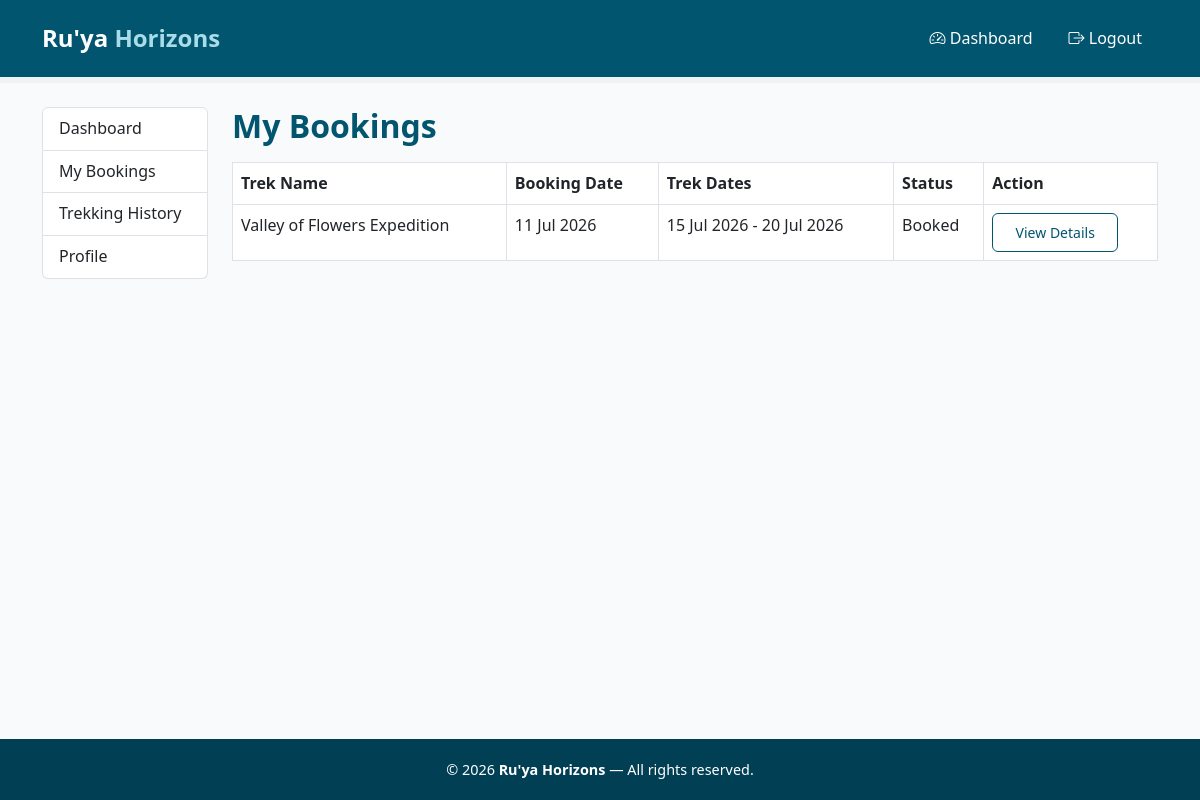
The app's page /user/bookings (signed in), older data.
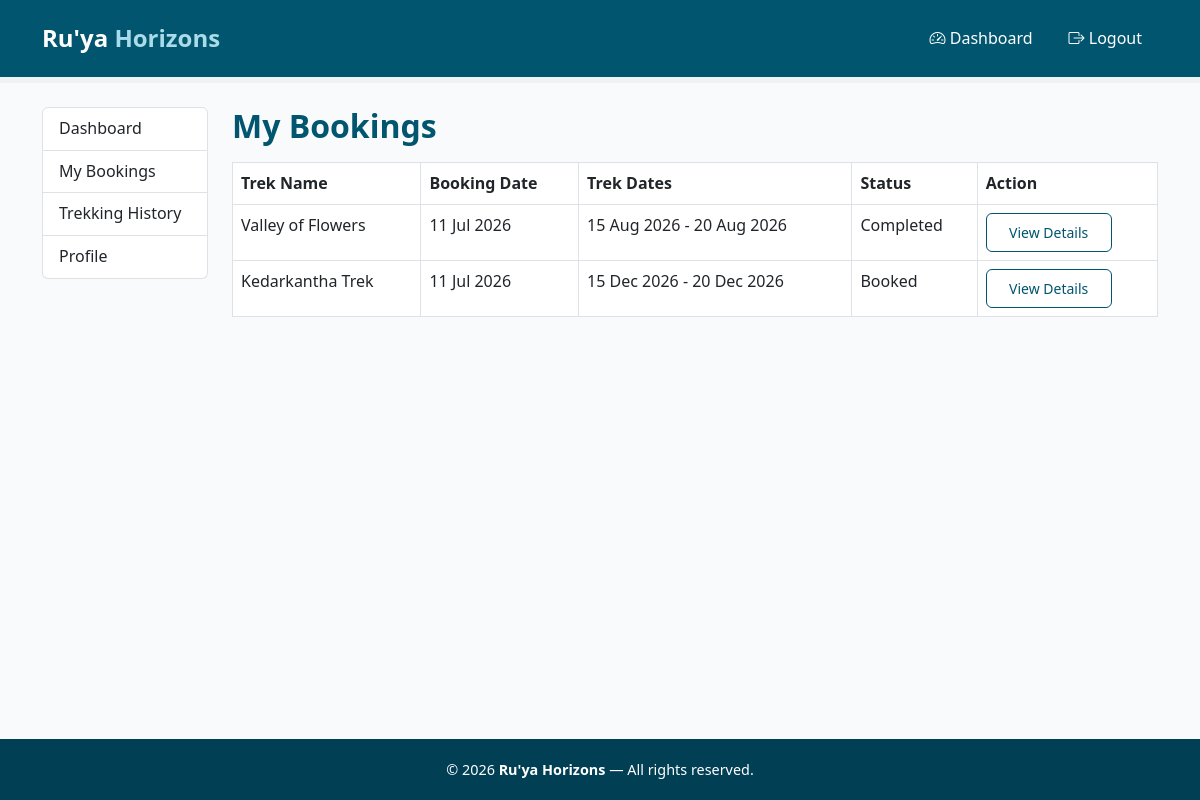
The same page, newer data.
### models.py (models this page shows)
class Booking(db.Model):
    __tablename__ = 'booking'
    id = db.Column(db.Integer, primary_key=True)
    user_id = db.Column(db.Integer, db.ForeignKey('user.id'), nullable=False)
    trek_id = db.Column(db.Integer, db.ForeignKey('trek.id'), nullable=False)
    booking_date = db.Column(db.DateTime, default=datetime.utcnow)
    status = db.Column(db.String(50), default='Booked') # booked, cancelled, completed
    payment_status = db.Column(db.String(50), default='Pending') # pending, completed, failed

class Trek(db.Model):
    __tablename__ = 'trek'
    id = db.Column(db.Integer, primary_key=True)
    name = db.Column(db.String(150), nullable=False)
    location = db.Column(db.String(150), nullable=False)
    difficulty = db.Column(db.String(50), nullable=False)
    duration = db.Column(db.Integer, nullable=False)
    total_slots = db.Column(db.Integer, nullable=False)
    available_slots = db.Column(db.Integer, nullable=False)
    status = db.Column(db.String(50), default='Pending') # pending, approved, open, closed, completed
    start_date = db.Column(db.Date, nullable=False)
    end_date = db.Column(db.Date, nullable=False)
    description = db.Column(db.Text, nullable=False)
    price = db.Column(db.Float, nullable=False)
    assigned_staff_id = db.Column(db.Integer, db.ForeignKey('staff.id'), nullable=True)
    bookings = db.relationship('Booking', backref='trek', lazy=True)

### app.py (the view)
@app.route('/user/bookings')
@login_required
def user_my_bookings():
    if current_user.role != 'trekker':
        return "Access denied: Trekkers only", 403
    bookings = Booking.query.filter_by(user_id=current_user.id) \
                             .order_by(Booking.booking_date.desc()).all()
    return render_template('user_my_bookings.html', bookings=bookings)

### app.py (called while the page is built)
@login_manager.user_loader
def load_user(user_id):
    return User.query.get(int(user_id))

### templates/user_my_bookings.html (shortened to what this page needs)
{% extends "base.html" %}
{% block content %}
<div class="container my-4">
    <div class="row">
        {% include "user_sidebar.html" %}
        <div class="col-md-9 col-lg-10">
            <h2 class="page-heading">My Bookings</h2>
            {% if bookings %}
            <table class="table table-bordered mt-3">
                <thead>
                    <tr>
                        <th>Trek Name</th>
                        <th>Booking Date</th>
                        <th>Trek Dates</th>
                        <th>Status</th>
                        <th>Action</th>
                    </tr>
                </thead>
                <tbody>
                    {% for booking in bookings %}
                    <tr>
                        <td>{{ booking.trek.name }}</td>
                        <td>{{ booking.booking_date.strftime('%d %b %Y') }}</td>
                        <td>{{ booking.trek.start_date.strftime('%d %b %Y') }} - {{ booking.trek.end_date.strftime('%d %b %Y') }}</td>
                        <td>{{ booking.status }}</td>
                        <td>
                            <a href="{{ url_for('user_trek_details', trek_id=booking.trek.id) }}"
                               class="btn btn-sm btn-outline-primary">View Details</a>
                        </td>
                    </tr>
                    {% endfor %}
                </tbody>
            </table>
            {% else %}
            <p class="mt-3">You haven't booked any treks yet.</p>
            {% endif %}
        </div>
    </div>
</div>
{% endblock %}

### templates/base.html (shortened to what this page needs)
<!DOCTYPE html>
<html lang="en">
<head>
    <link href="https://cdn.jsdelivr.net/npm/bootstrap@5.3.0/dist/css/bootstrap.min.css" rel="stylesheet">
    <link href="https://cdn.jsdelivr.net/npm/bootstrap-icons@1.10.5/font/bootstrap-icons.css" rel="stylesheet">
    <link rel="stylesheet" href="{{ url_for('static', filename='style.css') }}">
</head>
<body class="d-flex flex-column min-vh-100">
    <nav class="navbar">
        <div class="container">
            <a class="navbar-brand" href="{{ url_for('index') }}">
                Ru'ya <span>Horizons</span>
            </a>
            <ul class="navbar-nav ms-auto d-flex flex-row align-items-center gap-1">
                {% if current_user.is_authenticated %}
                {% if current_user.role == 'admin' %}
                <li class="nav-item">
                    <a class="nav-link" href="{{ url_for('admin_dashboard') }}">
                        <i class="bi bi-speedometer2"></i> Dashboard
                    </a>
                </li>
                {% elif current_user.role == 'trek_staff' %}
                <li class="nav-item">
                    <a class="nav-link" href="{{ url_for('staff_dashboard') }}">
                        <i class="bi bi-speedometer2"></i> Dashboard
                    </a>
                </li>
                {% else %}
                <li class="nav-item">
                    <a class="nav-link" href="{{ url_for('user_dashboard') }}">
                        <i class="bi bi-speedometer2"></i> Dashboard
                    </a>
                </li>
                {% endif %}
                <li class="nav-item">
                    <a class="nav-link" href="{{ url_for('logout') }}">
                        <i class="bi bi-box-arrow-right"></i> Logout
                    </a>
                </li>
                {% endif %}
            </ul>
        </div>
    </nav>
    <main class="flex-grow-1">
        {% block content %}{% endblock %}
    </main>
    <footer class="footer">
        <div class="container">
            <p class="mb-0">
                &copy; 2026 <strong>Ru'ya Horizons</strong> &mdash; All rights reserved.
            </p>
        </div>
    </footer>
</body>
</html>

### templates/user_sidebar.html
<div class="col-md-3 col-lg-2">
    <div class="list-group">
        <a href="{{ url_for('user_dashboard') }}" class="list-group-item list-group-item-action">Dashboard</a>
        <a href="{{ url_for('user_my_bookings') }}" class="list-group-item list-group-item-action">My Bookings</a>
        <a href="{{ url_for('user_trekking_history') }}" class="list-group-item list-group-item-action">Trekking History</a>
        <a href="{{ url_for('user_profile') }}" class="list-group-item list-group-item-action">Profile</a>
    </div>
</div>

### static/style.css (style rules this page uses)
* { margin: 0; padding: 0; box-sizing: border-box; }
body { font-family: 'Segoe UI', Tahoma, Geneva, Verdana, sans-serif; color: #02556f; background-color: #f8fafb; line-height: 1.6; }
a { text-decoration: none; color: #02556f; }
.navbar { background-color: #02556f !important; padding: 0.9rem 1.5rem; border-bottom: 6px solid #eff3f4; position: sticky; top: 0; z-index: 100; }
.navbar-brand { font-size: 1.5rem; font-weight: 700; color: #ffffff !important; }
.navbar-brand span { color: #a8dce8; }
.navbar-nav .nav-link { color: #ffffff !important; font-weight: 500; padding: 0.4rem 1rem !important; }
.btn-outline-primary { border: 1px solid #02556f; color: #02556f; font-weight: 500; padding: 0.5rem 1.4rem; border-radius: 6px; }
.footer { background-color: #013f54; color: #ffffff; text-align: center; padding: 1.2rem 0; font-size: 0.9rem; margin-top: auto; }
.page-heading { color: #02556f; font-weight: 700; }

Row changes from the older to the newer data that the page shows:
added Booking: trek.name "Valley of Flowers", booking_date "11 Jul 2026", trek.start_date "15 Aug 2026", trek.end_date "20 Aug 2026", status "Completed"
changed Booking "Booked": trek.name "Valley of Flowers Expedition" → "Kedarkantha Trek"; trek.start_date "15 Jul 2026" → "15 Dec 2026"; trek.end_date "20 Jul 2026" → "20 Dec 2026"
